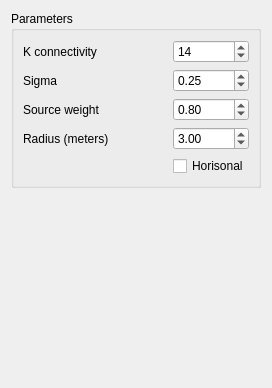
<?xml version="1.0" encoding="UTF-8"?>
<ui version="4.0">
 <class>Settings</class>
 <widget class="QWidget" name="Settings">
  <property name="geometry">
   <rect>
    <x>0</x>
    <y>0</y>
    <width>272</width>
    <height>388</height>
   </rect>
  </property>
  <property name="windowTitle">
   <string>Form</string>
  </property>
  <layout class="QVBoxLayout" name="verticalLayout">
   <item>
    <widget class="QGroupBox" name="groupBox_2">
     <property name="title">
      <string>Parameters</string>
     </property>
     <layout class="QGridLayout" name="gridLayout" columnstretch="1,0">
      <item row="4" column="1">
       <widget class="QDoubleSpinBox" name="radius">
        <property name="accelerated">
         <bool>true</bool>
        </property>
        <property name="minimum">
         <double>0.010000000000000</double>
        </property>
        <property name="singleStep">
         <double>0.010000000000000</double>
        </property>
        <property name="value">
         <double>3.000000000000000</double>
        </property>
       </widget>
      </item>
      <item row="2" column="1">
       <widget class="QDoubleSpinBox" name="sigma">
        <property name="accelerated">
         <bool>true</bool>
        </property>
        <property name="minimum">
         <double>0.010000000000000</double>
        </property>
        <property name="singleStep">
         <double>0.010000000000000</double>
        </property>
        <property name="value">
         <double>0.250000000000000</double>
        </property>
       </widget>
      </item>
      <item row="3" column="0">
       <widget class="QLabel" name="label_3">
        <property name="text">
         <string>Source weight</string>
        </property>
       </widget>
      </item>
      <item row="3" column="1">
       <widget class="QDoubleSpinBox" name="sourceWeight">
        <property name="accelerated">
         <bool>true</bool>
        </property>
        <property name="minimum">
         <double>0.010000000000000</double>
        </property>
        <property name="singleStep">
         <double>0.010000000000000</double>
        </property>
        <property name="value">
         <double>0.800000000000000</double>
        </property>
       </widget>
      </item>
      <item row="5" column="1">
       <widget class="QCheckBox" name="isHorisonal">
        <property name="text">
         <string>Horisonal</string>
        </property>
       </widget>
      </item>
      <item row="4" column="0">
       <widget class="QLabel" name="label_2">
        <property name="text">
         <string>Radius (meters)</string>
        </property>
       </widget>
      </item>
      <item row="1" column="0">
       <widget class="QLabel" name="label">
        <property name="text">
         <string>K connectivity</string>
        </property>
       </widget>
      </item>
      <item row="1" column="1">
       <widget class="QSpinBox" name="kNeigbours">
        <property name="minimum">
         <number>1</number>
        </property>
        <property name="value">
         <number>14</number>
        </property>
       </widget>
      </item>
      <item row="2" column="0">
       <widget class="QLabel" name="label_4">
        <property name="text">
         <string>Sigma</string>
        </property>
       </widget>
      </item>
     </layout>
    </widget>
   </item>
   <item>
    <spacer name="verticalSpacer">
     <property name="orientation">
      <enum>Qt::Vertical</enum>
     </property>
     <property name="sizeHint" stdset="0">
      <size>
       <width>20</width>
       <height>40</height>
      </size>
     </property>
    </spacer>
   </item>
  </layout>
 </widget>
 <resources/>
 <connections/>
</ui>
